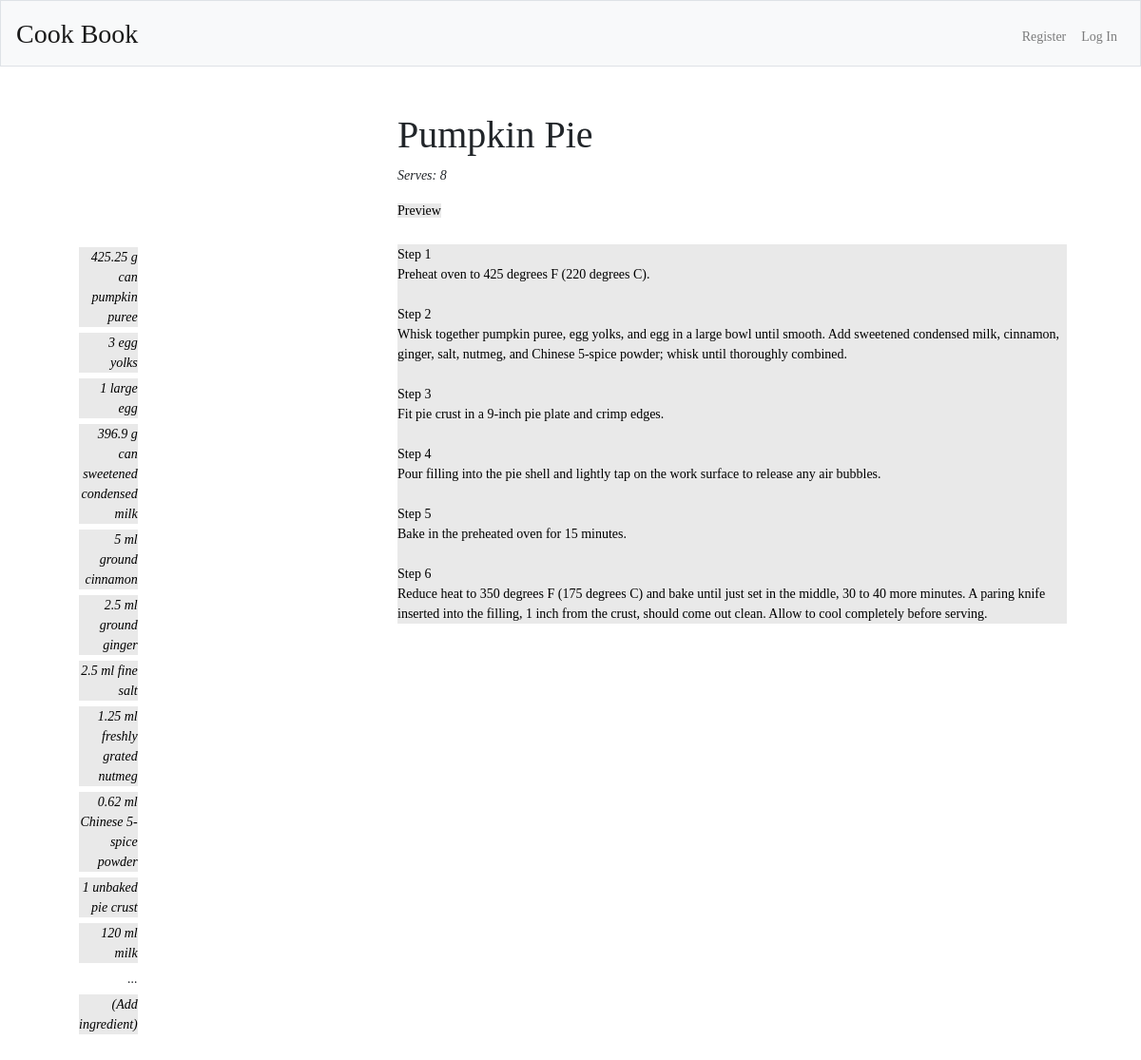
The app's page /edit?id=5 with its own data.
### tables this page shows
CREATE TABLE recipes (
recipe_id INTEGER, 
title TEXT NOT NULL,
serves INTEGER NOT NULL, 
method TEXT NOT NULL, 
author TEXT NOT NULL, 
notes TEXT NOT NULL,
published INTEGER
time DATETIME, 
user_id INTEGER,
PRIMARY KEY(recipe_id),
FOREIGN KEY(user_id) REFERENCES users(user_id)
);

CREATE TABLE ingredients_table (
item_id INTEGER, 
recipe_id INTEGER,
ingredient TEXT,
quantity FLOAT, 
unit TEXT, 
PRIMARY KEY(item_id),
FOREIGN KEY(recipe_id) REFERENCES recipes(recipe_id)
);

### app.py (the view, shortened to what this page needs)
@app.route("/edit", methods=["GET", "POST"])
def edit():
    if request.method == "GET":
        session.recipe_id = request.args.get("id")
        con = sqlite3.connect('data.db')
        with con:
            cur = con.cursor()
            recipes = cur.execute(
                "SELECT title, serves, method, author, notes, published FROM recipes WHERE recipe_id = ?", (session.recipe_id,))
            recipes = cur.fetchall()
            ingredients = cur.execute(
                "SELECT ingredient, quantity, unit, item_id FROM ingredients_table WHERE recipe_id = ?", (session.recipe_id,))
            ingredients = cur.fetchall()
        table = []
        table.clear()
        for item in ingredients:
            dict_item = {'ingredient':item[0], 'quantity':wholeNumber(item[1]), 'unit':item[2], 'item_id':item[3]}
            table.append(dict_item)
        if ingredients:
            session.item_id = ingredients[0][3]
        session.title = recipes[0][0]
        session.servings = recipes[0][1]
        session.method = recipes[0][2]
        session.published = recipes[0][5]
        return render_template('edit.html', recipe_id=request.args.get("id"), table=table, published=session.published)

### helpers.py (called while the page is built)
def wholeNumber(x):
    if x == 0:
        return ""
    if x - int(x) == 0:
        return (int(x))
    else:
        return (float(x))

### templates/edit.html (shortened to what this page needs)
{% extends "layout.html" %}
{% block main %}
    <div class="recipe-layout">
        <div class="grid-item-title">
            <h1>{{ session.title }}</h1>
            <p class="italic">Serves: {{ session.servings }}</p>
            {% if published != 0 %}
            <a class="edit-text" href="/view?id={{ recipe_id }}">Preview</a>
            {% endif %}
        </div>
        <div class="grid-item-ingredients">
            <table class="italic">
                    <colgroup>
                    <col span="1" style="width: 10%;">
                    <col span="1" style="width: 10%;">
                    <col span="1" style="width: 70%;">
                    </colgroup>
                <tbody>
                    <form name="ingredient_form" action="/edit_ingredient" method="post">
                    {% for table in table %}
                    <tr>
                        <td class="quant-col" name="recipe_id" value="{{ session.recipe_id }}">
                            <button class="editButton" type="submit" name=edit_ingredient value="{{ table.item_id }}">
                                {{ table.quantity }}
                                {{ table.unit }}
                                {{ table.ingredient }}
                            </button>
                        </td>
                    </tr>
                    {% endfor %}
                    <tr>
                        <td style="text-align: right;">
                            <span>...</span>
                        </td>
                    </tr>
                    <tr>
                        <td style="text-align: right;">
                            <button class="editButton" type="submit" name="edit_ingredient" value="add_new">(Add ingredient)</button>
                        </td>
                        </form>
                </tbody>
            </table>
        </div>
        <div class="grid-item-method">
            <form name="method_form" action="/edit_method" method="post">
                <button class="editButtonPara" type="submit" name="edit_method" value="{{ session.recipe_id }}">
                    <div style="white-space: pre-wrap;">{{ session.method }}</div>
                </button>
            </form>
            <br><br>
        </div>
    </div>
{% endblock %}

### static/styles.css (style rules this page uses)
body { font-family: 'PT Serif', serif; font-size: 14px; }
h1 { font-family: 'PT Serif', serif; }
a:link { color: black; }
table { border-spacing: 0; margin: 0; }
.italic { font-style: italic }
td { padding: 3px 5px }
.quant-col { text-align: left; }
.edit-text { background-color:#e9e9e9; color: #b4b4b4; align-self: baseline; }
.editButton { background-color:#e9e9e9; color: #000000; padding:0px 0px; text-decoration:none; border:none; font-style:italic; text-align: left; }
.editButtonPara { background-color:#e9e9e9; color: #000000; padding:0px 0px; text-decoration:none; border:none; text-align: left; }
.grid-item-title { grid-area: title; }
.grid-item-ingredients { grid-area: ingredients; }
.grid-item-method { grid-area: method; }
.recipe-layout { margin: 0; display: grid; grid-template-columns: 100%; grid-template-rows: auto auto auto; column-gap: 20px; row-gap: 25px; grid-template-areas: "title" "ingredients" "method"; }
@media only screen and (min-width: 768px) { .recipe-layout { margin: 0; display: grid; grid-template-columns: [first] 320px [middle] auto [last]; grid-template-rows: [top] auto [center] auto [bottom]; column-gap: 20px; row-gap: 25px; grid-template-areas: " . title" " ingredients method"; } }
@media only screen and (min-width: 768px) { .quant-col { text-align: right; } }
@media only screen and (min-width: 768px) { .editButton { background-color:#e9e9e9; color: #000000; padding:0px 0px; text-decoration:none; border:none; font-style:italic; text-align: right; } }

### records on screen
recipes: title "Pumpkin Pie", method "Step 1 Preheat oven to 425 degrees F (220 degrees C). Step 2 Whisk together pumpkin puree, egg yolks, and egg in a large bowl until smooth. Add sweetened condensed milk, cinnamon, ginger, salt, nutmeg, and Chinese 5-spice powder; whisk until thoroughly combined. Step 3 Fit pie crust in a 9-inch pie plate and crimp edges. Step 4 Pour filling into the pie shell and lightly tap on the work surface to release any air bubbles. Step 5 Bake in the preheated oven for 15 minutes. Step 6 Reduce heat to 350 degrees F (175 degrees C) and bake until just set in the middle, 30 to 40 more minutes. A paring knife inserted into the filling, 1 inch from the crust, should come out clean. Allow to cool…"
ingredients_table: {{ session.recipe_id }} 5 (drawn), {{ table.item_id }} 31 (drawn), quantity "425.25", unit "g", ingredient "can pumpkin puree"
ingredients_table: {{ session.recipe_id }} 5 (drawn), {{ table.item_id }} 32 (drawn), quantity "3", ingredient "egg yolks"
ingredients_table: {{ session.recipe_id }} 5 (drawn), {{ table.item_id }} 33 (drawn), quantity "1", ingredient "large egg"
ingredients_table: {{ session.recipe_id }} 5 (drawn), {{ table.item_id }} 34 (drawn), quantity "396.9", unit "g", ingredient "can sweetened condensed milk"
ingredients_table: {{ table.item_id }} 35 (drawn), quantity "5", unit "ml", ingredient "ground cinnamon"
ingredients_table: {{ session.recipe_id }} 5 (drawn), {{ table.item_id }} 36 (drawn), quantity "2.5", unit "ml", ingredient "ground ginger"
ingredients_table: {{ session.recipe_id }} 5 (drawn), {{ table.item_id }} 37 (drawn), quantity "2.5", unit "ml", ingredient "fine salt"
ingredients_table: {{ session.recipe_id }} 5 (drawn), {{ table.item_id }} 38 (drawn), quantity "1.25", unit "ml", ingredient "freshly grated nutmeg"
ingredients_table: {{ session.recipe_id }} 5 (drawn), {{ table.item_id }} 39 (drawn), quantity "0.62", unit "ml", ingredient "Chinese 5-spice powder"
ingredients_table: {{ session.recipe_id }} 5 (drawn), {{ table.item_id }} 40 (drawn), quantity "1", ingredient "unbaked pie crust"
ingredients_table: {{ session.recipe_id }} 5 (drawn), {{ table.item_id }} 41 (drawn), quantity "120", unit "ml", ingredient "milk"

### other values on screen
{{ session.servings }} "8"
